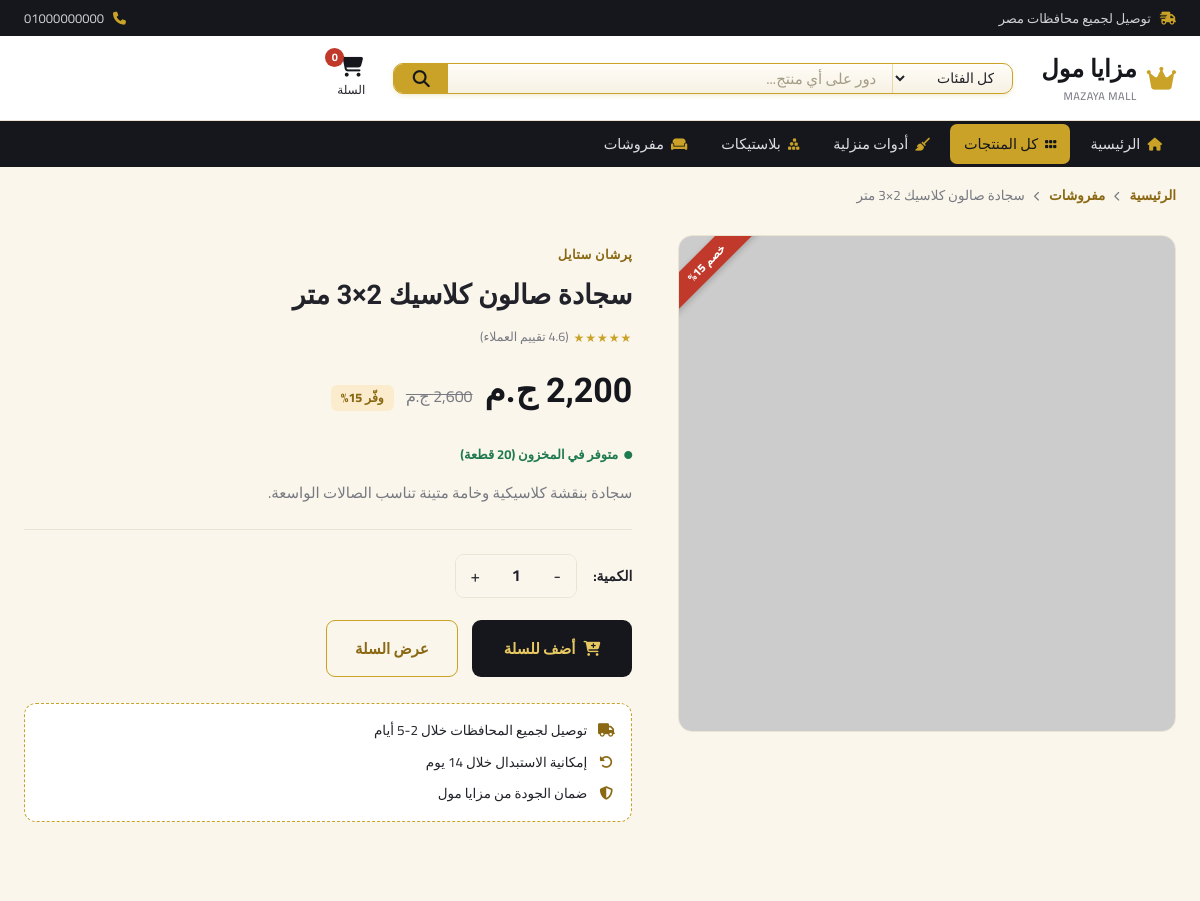
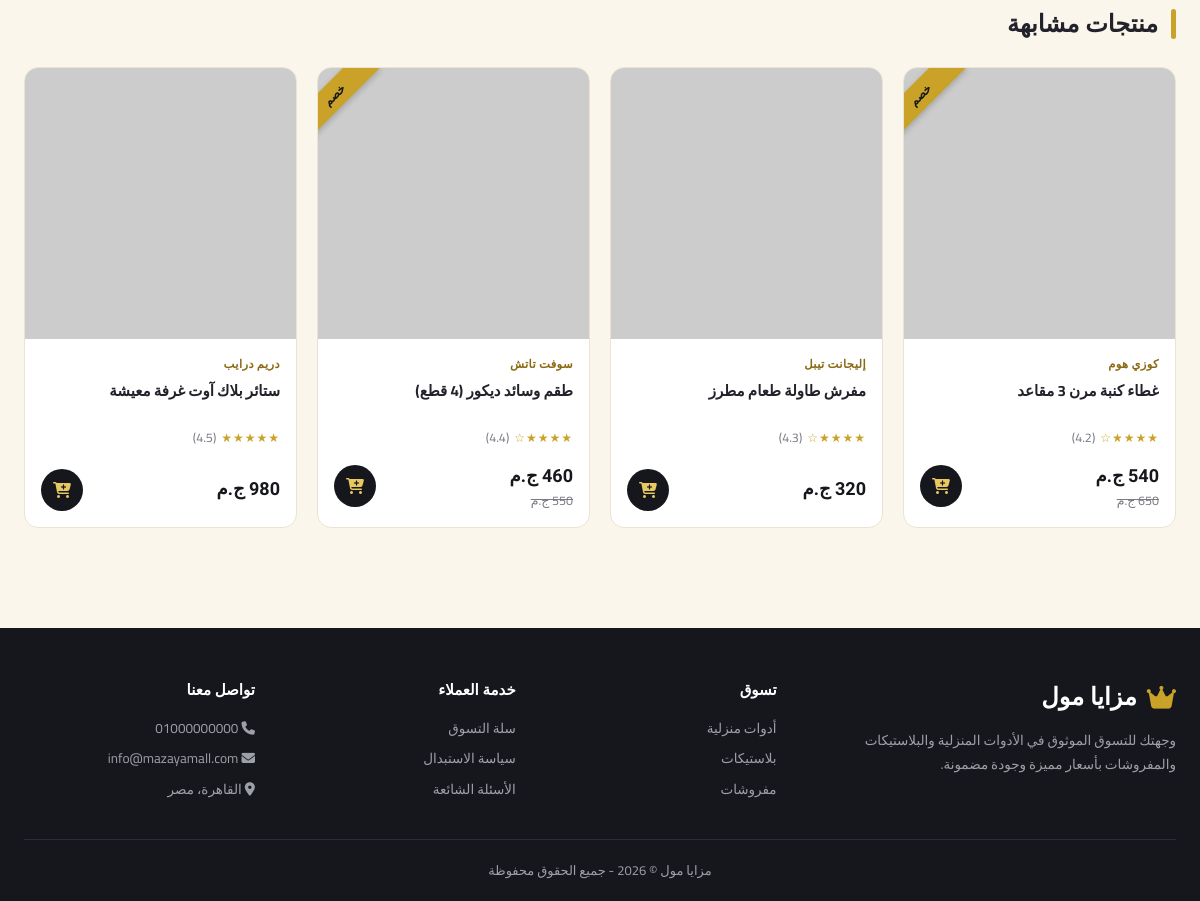
Screenshot of /product.php?id=16 with the database file from the repository (2 pictures, top to bottom).
### tables this page shows
CREATE TABLE IF NOT EXISTS `categories` (
    `id` INT AUTO_INCREMENT PRIMARY KEY,
    `name` VARCHAR(100) NOT NULL,
    `slug` VARCHAR(50) NOT NULL UNIQUE,
    `cover` VARCHAR(500) NOT NULL,
    `description` VARCHAR(255),
    `created_at` TIMESTAMP DEFAULT CURRENT_TIMESTAMP,
    INDEX `idx_slug` (`slug`)
);

CREATE TABLE IF NOT EXISTS `products` (
    `id` INT AUTO_INCREMENT PRIMARY KEY,
    `category_id` INT NOT NULL,
    `name` VARCHAR(255) NOT NULL,
    `price` DECIMAL(10,2) NOT NULL,
    `old_price` DECIMAL(10,2) DEFAULT NULL,
    `brand` VARCHAR(100) NOT NULL,
    `image` VARCHAR(500) NOT NULL,
    `description` TEXT,
    `rating` DECIMAL(2,1) DEFAULT 4.5,
    `stock` INT DEFAULT 50,
    `created_at` TIMESTAMP DEFAULT CURRENT_TIMESTAMP,
    FOREIGN KEY (`category_id`) REFERENCES `categories`(`id`) ON DELETE CASCADE,
    INDEX `idx_category` (`category_id`),
    INDEX `idx_name` (`name`)
);

### config/helpers.php (called while the page is built, shortened)
<?php
function category_icon($slug){
    $icons = [
        'household' => 'fa-solid fa-broom',
        'plastics'  => 'fa-solid fa-cubes-stacked',
        'furnishings' => 'fa-solid fa-couch',
    ];
    return $icons[$slug] ?? 'fa-solid fa-tag';
}
function format_price($price){
    return number_format($price, 0, '', ',') . ' ج.م';
}
function star_rating($rating){
    $rating = round($rating);
    $html = '';
    for($i = 1; $i <= 5; $i++){
        $html .= $i <= $rating ? '★' : '☆';
    }
    return $html;
}
function get_product_image($image){
    if (filter_var($image, FILTER_VALIDATE_URL)) {
        return $image;
    }
    return 'uploads/' . $image;
}
?>

### product.php (the view, shortened to what this page needs)
<?php
include 'config/db.php';
include 'config/helpers.php';
$categories = $conn->query("SELECT * FROM categories ORDER BY id ASC")->fetch_all(MYSQLI_ASSOC);
$id = intval($_GET['id']);
$stmt = $conn->prepare("SELECT p.*, c.slug as cat_slug, c.name as cat_name FROM products p JOIN categories c ON p.category_id = c.id WHERE p.id = ?");
$stmt->bind_param("i", $id);
$stmt->execute();
$product = $stmt->get_result()->fetch_assoc();
$rel_stmt = $conn->prepare("SELECT * FROM products WHERE category_id = ? AND id != ? ORDER BY id DESC LIMIT 4");
$rel_stmt->bind_param("ii", $product['category_id'], $product['id']);
$rel_stmt->execute();
$related = $rel_stmt->get_result()->fetch_all(MYSQLI_ASSOC);
$active_page = 'products';
$discount_pct = $product['old_price'] ? round((($product['old_price'] - $product['price']) / $product['old_price']) * 100) : 0;
?>
<!DOCTYPE html>
<html lang="ar" dir="rtl">
<head>
    <link rel="stylesheet" href="assets/css/style.css">
    <link rel="stylesheet" href="https://cdnjs.cloudflare.com/ajax/libs/font-awesome/6.4.0/css/all.min.css">
</head>
<body>
    <?php include 'includes/header.php'; ?>
    <div class="container">
        <div class="breadcrumb">
            <a href="index.php">الرئيسية</a> <i class="fa-solid fa-chevron-left"></i>
            <a href="products.php?category=<?php echo $product['cat_slug']; ?>"><?php echo htmlspecialchars($product['cat_name']); ?></a>
            <i class="fa-solid fa-chevron-left"></i> <?php echo htmlspecialchars($product['name']); ?>
        </div>
    </div>
    <section class="product-detail">
        <div class="container">
            <div class="product-detail-grid">
                <div class="product-detail-image">
                    <?php if($discount_pct > 0): ?><div class="ribbon danger">خصم <?php echo $discount_pct; ?>%</div><?php endif; ?>
                    <img src="<?php echo htmlspecialchars(get_product_image($product['image'])); ?>" alt="<?php echo htmlspecialchars($product['name']); ?>" onerror="this.src='assets/images/placeholder.png'">
                </div>
                <div class="product-detail-info">
                    <span class="product-brand"><?php echo htmlspecialchars($product['brand']); ?></span>
                    <h1><?php echo htmlspecialchars($product['name']); ?></h1>
                    <div class="product-rating"><span class="stars"><?php echo star_rating($product['rating']); ?></span> (<?php echo $product['rating']; ?> تقييم العملاء)</div>
                    <div class="price-row" style="margin-top:16px;">
                        <span class="product-price-large"><?php echo format_price($product['price']); ?></span>
                        <?php if($product['old_price']): ?>
                        <span class="product-price-old"><?php echo format_price($product['old_price']); ?></span>
                        <span class="save-tag">وفّر <?php echo $discount_pct; ?>%</span>
                        <?php endif; ?>
                    </div>
                    <div class="stock-badge"><i class="fa-solid fa-circle"></i> متوفر في المخزون (<?php echo $product['stock']; ?> قطعة)</div>
                    <p class="product-description"><?php echo nl2br(htmlspecialchars($product['description'])); ?></p>
                    <div class="qty-row">
                        <span style="font-weight:700;font-size:14px;">الكمية:</span>
                        <div class="qty-control">
                            <button onclick="document.getElementById('detailQty').textContent = Math.max(1, parseInt(document.getElementById('detailQty').textContent)-1)">-</button>
                            <span id="detailQty">1</span>
                            <button onclick="document.getElementById('detailQty').textContent = parseInt(document.getElementById('detailQty').textContent)+1">+</button>
                        </div>
                    </div>
                    <div class="detail-actions">
                        <button class="btn-add-cart btn-large" onclick="addProductMultiple()">
                            <i class="fa-solid fa-cart-plus"></i> أضف للسلة
                        </button>
                        <a href="cart.php" class="btn-outline-gold" style="color:#8b6914;border-color:#c9a227;">عرض السلة</a>
                    </div>
                    <div class="perks-box">
                        <div><i class="fa-solid fa-truck"></i> توصيل لجميع المحافظات خلال 2-5 أيام</div>
                        <div><i class="fa-solid fa-rotate-left"></i> إمكانية الاستبدال خلال 14 يوم</div>
                        <div><i class="fa-solid fa-shield-halved"></i> ضمان الجودة من مزايا مول</div>
                    </div>
                </div>
            </div>
        </div>
    </section>
    <?php if(!empty($related)): ?>
    <section class="products-section">
        <div class="container">
            <div class="section-title-row">
                <h2 class="section-title">منتجات مشابهة</h2>
            </div>
            <div class="products-grid">
                <?php foreach($related as $r): ?>
                <div class="product-card">
                    <?php if($r['old_price']): ?><div class="ribbon">خصم</div><?php endif; ?>
                    <a href="product.php?id=<?php echo $r['id']; ?>" class="product-image">
                        <img src="<?php echo htmlspecialchars(get_product_image($r['image'])); ?>" alt="<?php echo htmlspecialchars($r['name']); ?>" onerror="this.src='assets/images/placeholder.png'">
                    </a>
                    <div class="product-info">
                        <span class="product-brand"><?php echo htmlspecialchars($r['brand']); ?></span>
                        <a href="product.php?id=<?php echo $r['id']; ?>"><h3><?php echo htmlspecialchars($r['name']); ?></h3></a>
                        <div class="product-rating"><span class="stars"><?php echo star_rating($r['rating']); ?></span> (<?php echo $r['rating']; ?>)</div>
                        <div class="product-footer">
                            <div class="price-block">
                                <span class="product-price"><?php echo format_price($r['price']); ?></span>
                                <?php if($r['old_price']): ?><span class="product-price-old"><?php echo format_price($r['old_price']); ?></span><?php endif; ?>
                            </div>
                            <button class="btn-add-cart" onclick="addToCart(<?php echo $r['id']; ?>, '<?php echo addslashes($r['name']); ?>', <?php echo $r['price']; ?>, '<?php echo addslashes($r['image']); ?>')">
                                <i class="fa-solid fa-cart-plus"></i>
                            </button>
                        </div>
                    </div>
                </div>
                <?php endforeach; ?>
            </div>
        </div>
    </section>
    <?php endif; ?>
    <?php include 'includes/footer.php'; ?>
</body>
</html>

### includes/header.php (shortened to what this page needs)
<?php
$categories = $categories ?? [];
?>
<div class="topbar">
    <div class="container">
        <span><i class="fa-solid fa-truck-fast"></i> توصيل لجميع محافظات مصر</span>
        <div class="topbar-links">
            <a href="tel:01000000000"><i class="fa-solid fa-phone"></i> 01000000000</a>
        </div>
    </div>
</div>
<header class="header">
    <div class="container">
        <a href="index.php" class="logo">
            <i class="fas fa-crown"></i>
            <span>مزايا مول<small>MAZAYA MALL</small></span>
        </a>
        <form class="search-card" action="products.php" method="get">
            <select name="category">
                <option value="">كل الفئات</option>
            </select>
            <input type="text" name="q" placeholder="دور على أي منتج..." value="<?php echo htmlspecialchars($_GET['q'] ?? ''); ?>">
            <button type="submit"><i class="fa-solid fa-magnifying-glass"></i></button>
        </form>
        <div class="header-actions">
            <a href="cart.php">
                <i class="fa-solid fa-cart-shopping"></i>
                السلة
                <span class="cart-count" id="cartCount">0</span>
            </a>
        </div>
    </div>
</header>
<nav class="catnav">
    <div class="container">
        <a href="index.php" class="<?php echo ($active_page ?? '') === 'home' ? 'active' : ''; ?>"><i class="fa-solid fa-house"></i> الرئيسية</a>
        <a href="products.php" class="<?php echo (($active_page ?? '') === 'products' && empty($_GET['category'])) ? 'active' : ''; ?>"><i class="fa-solid fa-grip"></i> كل المنتجات</a>
        <?php foreach($categories as $cat): ?>
        <a href="products.php?category=<?php echo $cat['slug']; ?>" class="<?php echo (($_GET['category'] ?? '') === $cat['slug']) ? 'active' : ''; ?>">
            <i class="<?php echo category_icon($cat['slug']); ?>"></i> <?php echo htmlspecialchars($cat['name']); ?>
        </a>
        <?php endforeach; ?>
    </div>
</nav>

### rows the page displays
categories: name "أدوات منزلية"
categories: name "بلاستيكات"
categories: name "مفروشات"
products: category.name "مفروشات", name "سجادة صالون كلاسيك 2×3 متر", discount_pct "15", brand "پرشان ستايل", rating "★★★★★", rating "4.6", price "2,200 ج.م", old_price "2,600 ج.م", stock "20", description "سجادة بنقشة كلاسيكية وخامة متينة تناسب الصالات الواسعة."
products: shows "خصم", brand "كوزي هوم", name "غطاء كنبة مرن 3 مقاعد", rating "★★★★☆", rating "4.2", price "540 ج.م", old_price "650 ج.م"
products: brand "إليجانت تيبل", name "مفرش طاولة طعام مطرز", rating "★★★★☆", rating "4.3", price "320 ج.م"
products: shows "خصم", brand "سوفت تاتش", name "طقم وسائد ديكور (4 قطع)", rating "★★★★☆", rating "4.4", price "460 ج.م", old_price "550 ج.م"
products: brand "دريم درايب", name "ستائر بلاك آوت غرفة معيشة", rating "★★★★★", rating "4.5", price "980 ج.م"
